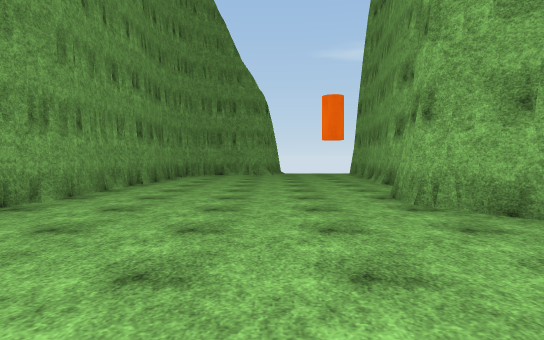
view 1 (above)

18 first-person views from a walk through a 3-D level made in the Unity game engine. The camera is 1.3 m above the floor, tilts 2° down and sees 75° across. The floor is counted in squares, 2 m on a side. Each view is taken from the middle of a square. On the plan, view 1 faces up. The plan holds only what a view shows up to about 10 squares ahead; the rest is blank. The place goes on beyond the plan. The player character is not drawn. Some animated figures are left out. Surface patterns are stand-ins for the level's own textures.

view 2
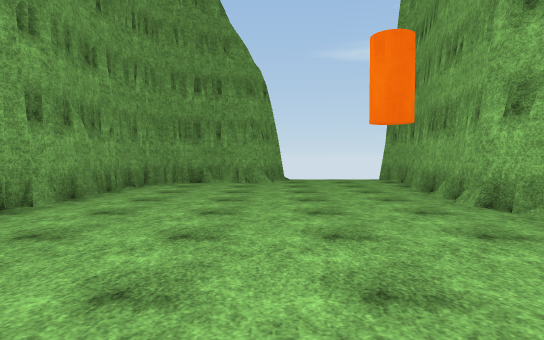

view 3
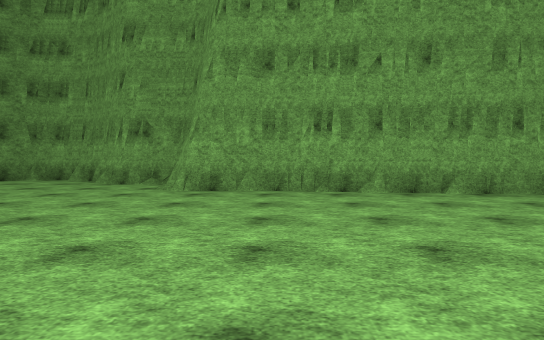

view 4
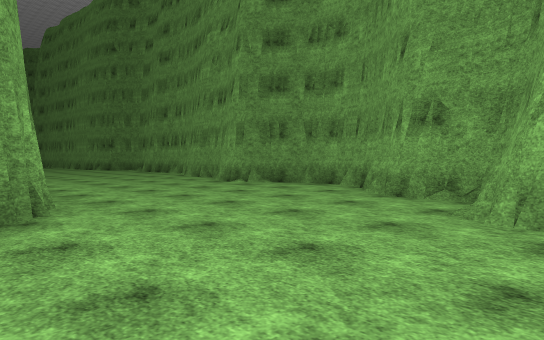

view 5
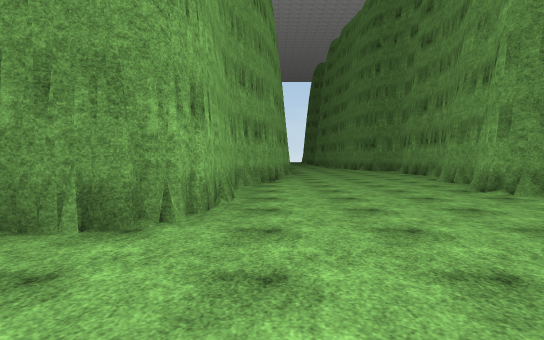

view 6
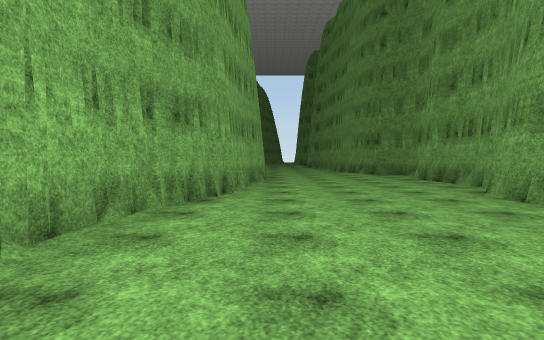

view 7
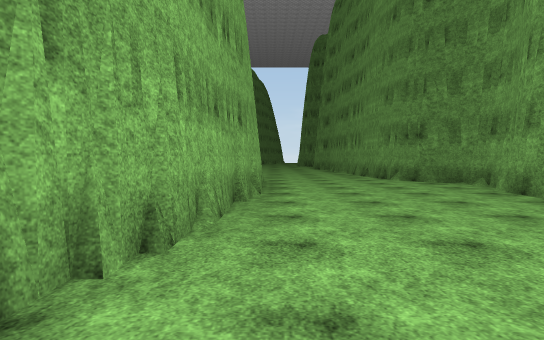

view 8
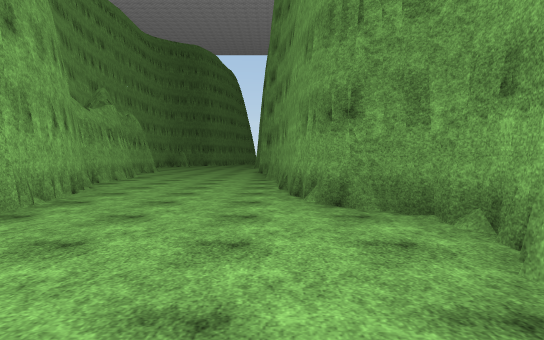

view 9
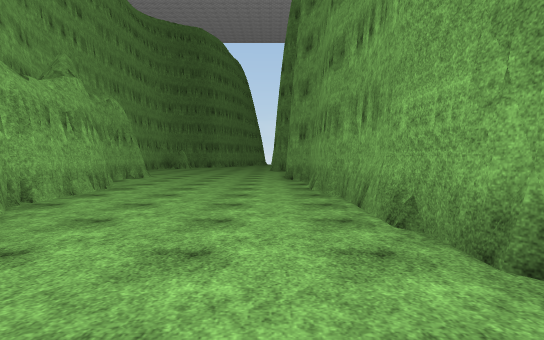

view 10
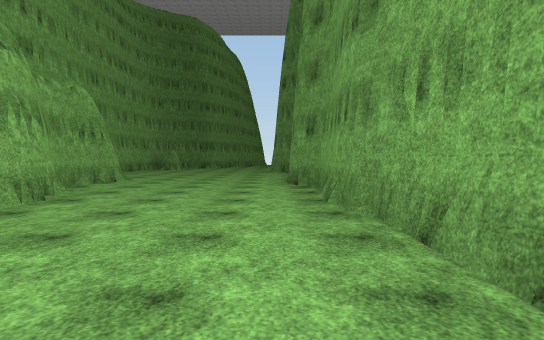

view 11
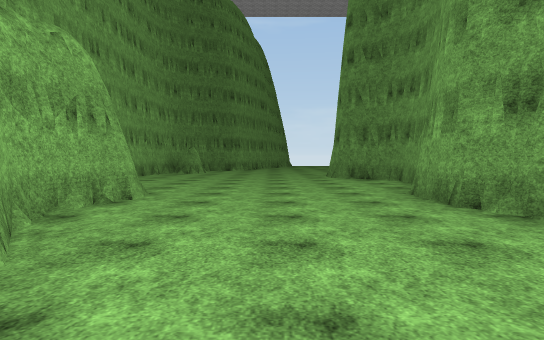

view 12
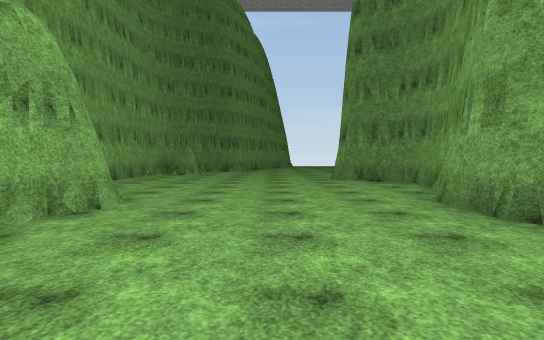

view 13
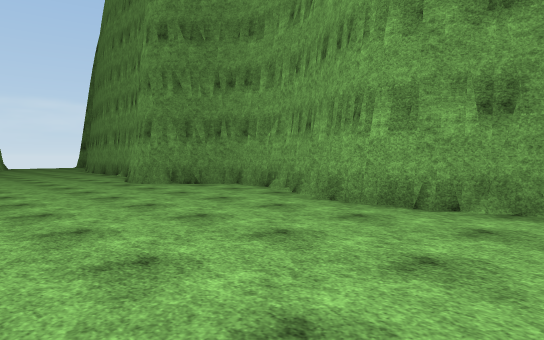

view 14
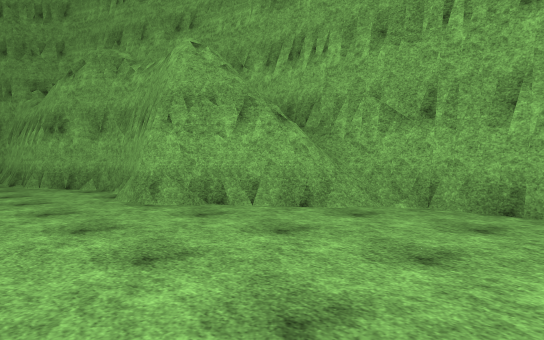

view 15
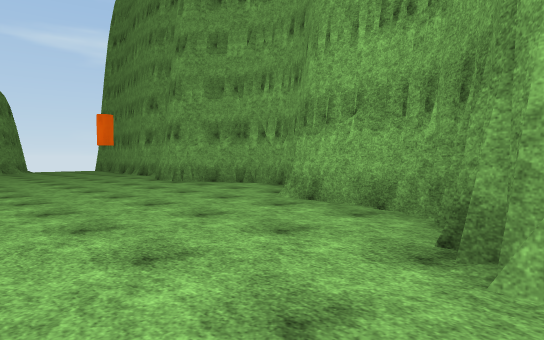

view 16
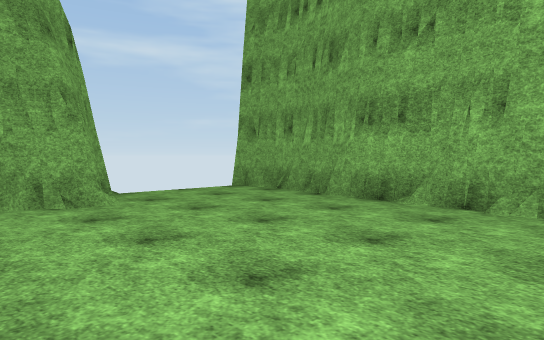

view 17
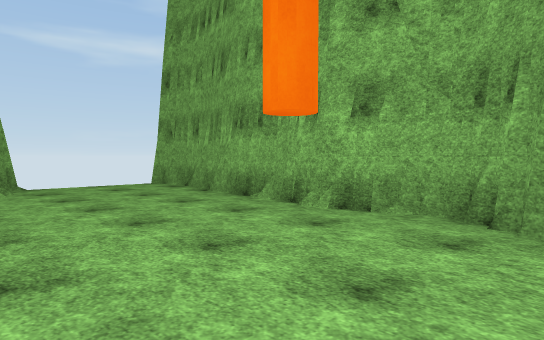

view 18
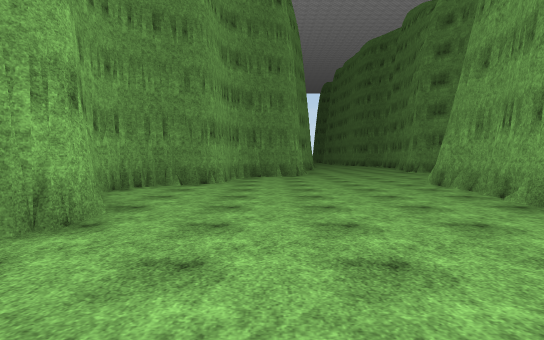

### Floor plan
Key: @ floor where view 1 was taken; # wall or solid block; . floor; / step, stairs or slope.
Columns run from 8 left of view 1 to 4 right of it. Each row starts with its distance up from view 1.
 15         #   #
 14      ####...#
 13      #......#
 12     ##......#
 11     #......##
 10     #......#
  9     #......#
  8     #......#
  7     #......#
  6     #......#
  5     #.....##
  4     #......#
  3     #......##
  2     #.......#
  1     #......##
  0   ###...@.##
 -1   #.......#
 -2  ##......##
 -3 ##......##
 -4 #......##
 -5 ##.....#
 -6  #/....#
 -7  #/....#
 -8  #.....#
 -9  #.....#
-10 ##....##
-11 #.....#
-12 #.....#
-13 #.....#
-14 #.....#
-15 #.....#
-16 #.....#
-17 #.....#
-18 ##....#
-19  #....#
-20  #....#
-21  #....##
-22  #.....#
-23  #.....#
-24  ##....#
-25   #....##
-26   #.....#
-27   #.....#
-28   #.....#
-29   #.....#
-30  ##.....###
-31  #.......##
-32  #........#
-33  #........#
-34  ##.......#

Positions as (right, up) in squares from view 1, and headings:
1: (0, 0), facing up
2: (0, 4), facing up
3: (3, 2), facing left
4: (0, 1), facing down-left
5: (-2, 0), facing down
6: (-3, -4), facing down
7: (-3, -8), facing down
8: (-6, -13), facing down
9: (-5, -17), facing down
10: (-5, -19), facing down
11: (-3, -23), facing down
12: (-3, -24), facing down
13: (-1, -26), facing down-left
14: (-3, -34), facing up-right
15: (-3, -4), facing up-right
16: (-2, 8), facing up-right
17: (-1, 6), facing up-right
18: (0, 9), facing down
